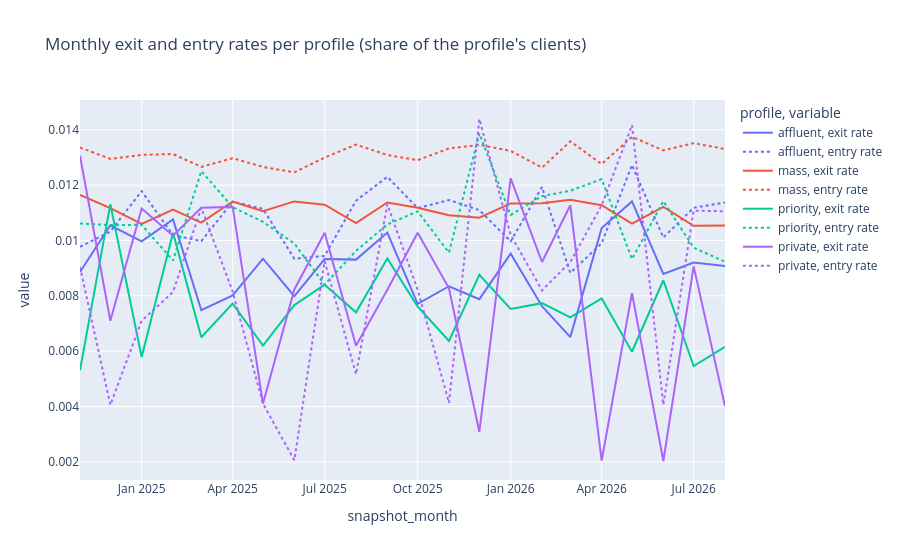

The cell this chart's notebook holds for it:
### Code cell
# Turnover read from the mart, every client (a 20% sample is too noisy for the small profiles): a
# leaver's last row is its last month on the books, a new client's first row its first month after
# joining. Rates are shares of the profile's clients that month.
keys = read_output(str(DATA), "mart", ["client_id", "snapshot_month", "subsegment"])
keys = keys.assign(profile=keys["subsegment"].map(PROFILE_OF))
months = sorted(keys["snapshot_month"].unique())
book = keys.groupby(["snapshot_month", "profile"]).size()
last_rows = keys.drop_duplicates("client_id", keep="last")
first_rows = keys.drop_duplicates("client_id")
# A month without leavers (or joiners) counts as 0, not as missing.
exits = (
    last_rows[last_rows["snapshot_month"] < months[-1]]
    .groupby(["snapshot_month", "profile"])
    .size()
)
exits = exits.reindex(book.index, fill_value=0)
entries = (
    first_rows[first_rows["snapshot_month"] > months[0]]
    .groupby(["snapshot_month", "profile"])
    .size()
)
entries = entries.reindex(book.index, fill_value=0)
rates = pd.DataFrame({"exit rate": exits / book, "entry rate": entries / book}).reset_index()
rates = rates[(rates["snapshot_month"] > months[0]) & (rates["snapshot_month"] < months[-1])]
print("Mean monthly exit and entry rate per profile (share of the profile's clients), and the exit")
print("rate as a share leaving per year")
mean = rates.groupby("profile")[["exit rate", "entry rate"]].mean().reindex(PROFILES)
display(mean.assign(**{"leaving per year": 1 - (1 - mean["exit rate"]) ** 12}).round(4))
px.line(
    rates.melt(["snapshot_month", "profile"], ["exit rate", "entry rate"]),
    x="snapshot_month",
    y="value",
    color="profile",
    line_dash="variable",
    title="Monthly exit and entry rates per profile (share of the profile's clients)",
).show()

### Figure 1 — Plotly figure (JSON) as saved in the notebook; plotly's stock layout.template omitted (floating-point values rounded to 4 significant figures)
{"data": [{"hovertemplate": "profile=affluent<br>variable=exit rate<br>snapshot_month=%{x}<br>value=%{y}<extra></extra>", "legendgroup": "affluent, exit rate", "line": {"color": "#636efa", "dash": "solid"}, "marker": {"symbol": "circle"}, "mode": "lines", "name": "affluent, exit rate", "orientation": "v", "showlegend": true, "x": ["2024-11-01", "2024-12-01", "2025-01-01", "2025-02-01", "2025-03-01", "2025-04-01", "2025-05-01", "2025-06-01", "2025-07-01", "2025-08-01", "2025-09-01", "2025-10-01", "2025-11-01", "2025-12-01", "2026-01-01", "2026-02-01", "2026-03-01", "2026-04-01", "2026-05-01", "2026-06-01", "2026-07-01", "2026-08-01"], "xaxis": "x", "y": [0.008861, 0.01055, 0.009969, 0.01076, 0.007481, 0.008016, 0.009342, 0.007991, 0.009328, 0.009308, 0.01029, 0.007708, 0.008346, 0.007879, 0.009524, 0.007623, 0.00651, 0.01045, 0.01141, 0.008788, 0.009205, 0.009076], "yaxis": "y", "type": "scatter"}, {"hovertemplate": "profile=affluent<br>variable=entry rate<br>snapshot_month=%{x}<br>value=%{y}<extra></extra>", "legendgroup": "affluent, entry rate", "line": {"color": "#636efa", "dash": "dot"}, "marker": {"symbol": "circle"}, "mode": "lines", "name": "affluent, entry rate", "orientation": "v", "showlegend": true, "x": ["2024-11-01", "2024-12-01", "2025-01-01", "2025-02-01", "2025-03-01", "2025-04-01", "2025-05-01", "2025-06-01", "2025-07-01", "2025-08-01", "2025-09-01", "2025-10-01", "2025-11-01", "2025-12-01", "2026-01-01", "2026-02-01", "2026-03-01", "2026-04-01", "2026-05-01", "2026-06-01", "2026-07-01", "2026-08-01"], "xaxis": "x", "y": [0.009769, 0.01032, 0.01178, 0.01019, 0.009975, 0.0114, 0.01114, 0.009342, 0.00944, 0.01144, 0.0123, 0.01117, 0.01146, 0.0111, 0.009967, 0.01193, 0.008827, 0.009897, 0.01273, 0.01011, 0.01118, 0.01137], "yaxis": "y", "type": "scatter"}, {"hovertemplate": "profile=mass<br>variable=exit rate<br>snapshot_month=%{x}<br>value=%{y}<extra></extra>", "legendgroup": "mass, exit rate", "line": {"color": "#EF553B", "dash": "solid"}, "marker": {"symbol": "circle"}, "mode": "lines", "name": "mass, exit rate", "orientation": "v", "showlegend": true, "x": ["2024-11-01", "2024-12-01", "2025-01-01", "2025-02-01", "2025-03-01", "2025-04-01", "2025-05-01", "2025-06-01", "2025-07-01", "2025-08-01", "2025-09-01", "2025-10-01", "2025-11-01", "2025-12-01", "2026-01-01", "2026-02-01", "2026-03-01", "2026-04-01", "2026-05-01", "2026-06-01", "2026-07-01", "2026-08-01"], "xaxis": "x", "y": [0.01164, 0.01117, 0.0106, 0.01112, 0.01065, 0.01141, 0.01106, 0.01141, 0.01129, 0.01063, 0.01137, 0.01118, 0.01091, 0.01082, 0.01134, 0.01135, 0.01147, 0.01127, 0.01061, 0.01121, 0.01053, 0.01055], "yaxis": "y", "type": "scatter"}, {"hovertemplate": "profile=mass<br>variable=entry rate<br>snapshot_month=%{x}<br>value=%{y}<extra></extra>", "legendgroup": "mass, entry rate", "line": {"color": "#EF553B", "dash": "dot"}, "marker": {"symbol": "circle"}, "mode": "lines", "name": "mass, entry rate", "orientation": "v", "showlegend": true, "x": ["2024-11-01", "2024-12-01", "2025-01-01", "2025-02-01", "2025-03-01", "2025-04-01", "2025-05-01", "2025-06-01", "2025-07-01", "2025-08-01", "2025-09-01", "2025-10-01", "2025-11-01", "2025-12-01", "2026-01-01", "2026-02-01", "2026-03-01", "2026-04-01", "2026-05-01", "2026-06-01", "2026-07-01", "2026-08-01"], "xaxis": "x", "y": [0.01336, 0.01295, 0.01309, 0.01312, 0.01266, 0.01297, 0.01266, 0.01246, 0.013, 0.01346, 0.01309, 0.0129, 0.01332, 0.01345, 0.01324, 0.01263, 0.01358, 0.01276, 0.01374, 0.01325, 0.01351, 0.0133], "yaxis": "y", "type": "scatter"}, {"hovertemplate": "profile=priority<br>variable=exit rate<br>snapshot_month=%{x}<br>value=%{y}<extra></extra>", "legendgroup": "priority, exit rate", "line": {"color": "#00cc96", "dash": "solid"}, "marker": {"symbol": "circle"}, "mode": "lines", "name": "priority, exit rate", "orientation": "v", "showlegend": true, "x": ["2024-11-01", "2024-12-01", "2025-01-01", "2025-02-01", "2025-03-01", "2025-04-01", "2025-05-01", "2025-06-01", "2025-07-01", "2025-08-01", "2025-09-01", "2025-10-01", "2025-11-01", "2025-12-01", "2026-01-01", "2026-02-01", "2026-03-01", "2026-04-01", "2026-05-01", "2026-06-01", "2026-07-01", "2026-08-01"], "xaxis": "x", "y": [0.005307, 0.01131, 0.005786, 0.01028, 0.006503, 0.007717, 0.006205, 0.007666, 0.008401, 0.007404, 0.009348, 0.007613, 0.006373, 0.008757, 0.007524, 0.007735, 0.007222, 0.007904, 0.005979, 0.008563, 0.005464, 0.006154], "yaxis": "y", "type": "scatter"}, {"hovertemplate": "profile=priority<br>variable=entry rate<br>snapshot_month=%{x}<br>value=%{y}<extra></extra>", "legendgroup": "priority, entry rate", "line": {"color": "#00cc96", "dash": "dot"}, "marker": {"symbol": "circle"}, "mode": "lines", "name": "priority, entry rate", "orientation": "v", "showlegend": true, "x": ["2024-11-01", "2024-12-01", "2025-01-01", "2025-02-01", "2025-03-01", "2025-04-01", "2025-05-01", "2025-06-01", "2025-07-01", "2025-08-01", "2025-09-01", "2025-10-01", "2025-11-01", "2025-12-01", "2026-01-01", "2026-02-01", "2026-03-01", "2026-04-01", "2026-05-01", "2026-06-01", "2026-07-01", "2026-08-01"], "xaxis": "x", "y": [0.01061, 0.01056, 0.01057, 0.009276, 0.01251, 0.0112, 0.01067, 0.009891, 0.008401, 0.009625, 0.01058, 0.01105, 0.009559, 0.01387, 0.01092, 0.0116, 0.0118, 0.01222, 0.009328, 0.01142, 0.009741, 0.009231], "yaxis": "y", "type": "scatter"}, {"hovertemplate": "profile=private<br>variable=exit rate<br>snapshot_month=%{x}<br>value=%{y}<extra></extra>", "legendgroup": "private, exit rate", "line": {"color": "#ab63fa", "dash": "solid"}, "marker": {"symbol": "circle"}, "mode": "lines", "name": "private, exit rate", "orientation": "v", "showlegend": true, "x": ["2024-11-01", "2024-12-01", "2025-01-01", "2025-02-01", "2025-03-01", "2025-04-01", "2025-05-01", "2025-06-01", "2025-07-01", "2025-08-01", "2025-09-01", "2025-10-01", "2025-11-01", "2025-12-01", "2026-01-01", "2026-02-01", "2026-03-01", "2026-04-01", "2026-05-01", "2026-06-01", "2026-07-01", "2026-08-01"], "xaxis": "x", "y": [0.01307, 0.007099, 0.01116, 0.01017, 0.01118, 0.01121, 0.004107, 0.00823, 0.01028, 0.006198, 0.008222, 0.01028, 0.008273, 0.003083, 0.01224, 0.009221, 0.01127, 0.002049, 0.008097, 0.002033, 0.009063, 0.00402], "yaxis": "y", "type": "scatter"}, {"hovertemplate": "profile=private<br>variable=entry rate<br>snapshot_month=%{x}<br>value=%{y}<extra></extra>", "legendgroup": "private, entry rate", "line": {"color": "#ab63fa", "dash": "dot"}, "marker": {"symbol": "circle"}, "mode": "lines", "name": "private, entry rate", "orientation": "v", "showlegend": true, "x": ["2024-11-01", "2024-12-01", "2025-01-01", "2025-02-01", "2025-03-01", "2025-04-01", "2025-05-01", "2025-06-01", "2025-07-01", "2025-08-01", "2025-09-01", "2025-10-01", "2025-11-01", "2025-12-01", "2026-01-01", "2026-02-01", "2026-03-01", "2026-04-01", "2026-05-01", "2026-06-01", "2026-07-01", "2026-08-01"], "xaxis": "x", "y": [0.009045, 0.004057, 0.007099, 0.008138, 0.01118, 0.008155, 0.004107, 0.002058, 0.00925, 0.005165, 0.01131, 0.008222, 0.004137, 0.01439, 0.0102, 0.008197, 0.009221, 0.01127, 0.01417, 0.004065, 0.01108, 0.01106], "yaxis": "y", "type": "scatter"}], "layout": {"xaxis": {"anchor": "y", "domain": [0.0, 1.0], "title": {"text": "snapshot_month"}}, "yaxis": {"anchor": "x", "domain": [0.0, 1.0], "title": {"text": "value"}}, "legend": {"title": {"text": "profile, variable"}, "tracegroupgap": 0}, "title": {"text": "Monthly exit and entry rates per profile (share of the profile's clients)"}}}
